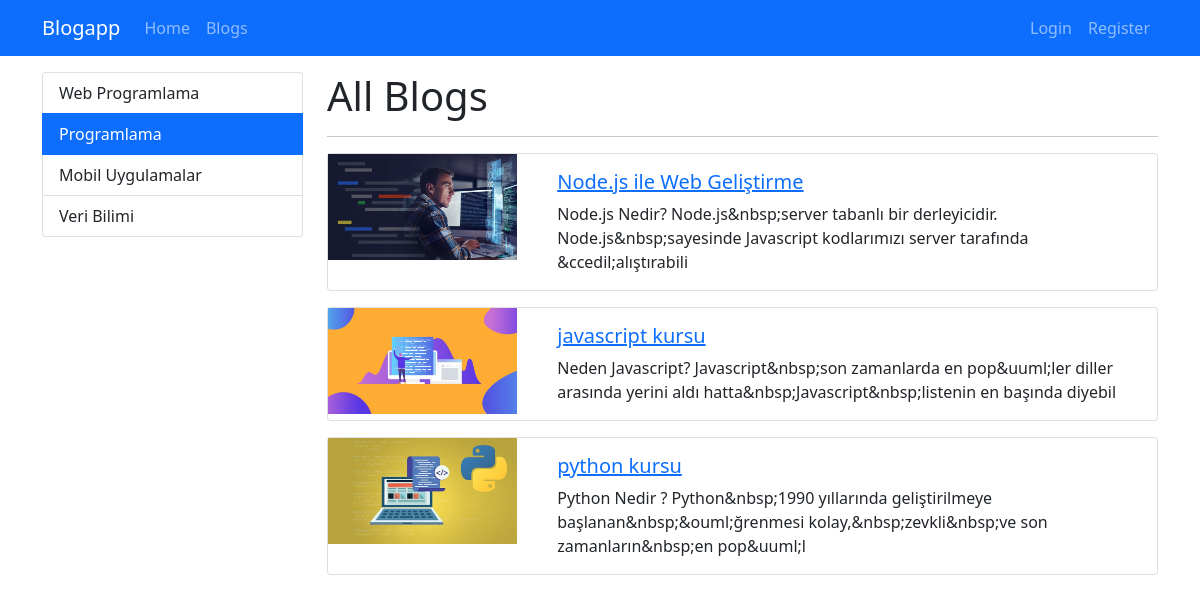
The page /category/programlama on the database its author committed.
### blog/models.py (models this page shows, shortened)
class Category(models.Model):
    name = models.CharField(max_length=150)
    slug = models.SlugField(null=False,blank=True,unique=True,db_index=True,editable=False)

class Blog(models.Model):
    title = models.CharField(max_length=200)
    image = models.ImageField(upload_to="blogs")
    description = RichTextField()
    is_active = models.BooleanField(default=False)
    is_home = models.BooleanField(default=False)
    slug= models.SlugField(null=False,blank=True, unique=True,db_index=True,editable=False)
    categories = models.ManyToManyField(Category, blank=True)

### blog/views.py (the view)
# urls.py: path("category/<slug:slug>", views.blogs_by_category, name="blogs_by_category"),
def blogs_by_category(request, slug):
    context = {
        "blogs": Category.objects.get(slug=slug).blog_set.filter(is_active=True),
        "categories": Category.objects.all(),
        "selected_category": slug
    }
    return render(request, "blog/blogs.html", context)

### blog/templates/blog/blogs.html (shortened to what this page needs)
{% extends "base.html" %}
{% block content %}
<div class="container mt-3">
    <div class="row">
        <div class="col-3">
            {% include 'partials/_categories.html'%}
        </div>
        <div class="col-9">
            <h1>All Blogs</h1>
            <hr>
            {% if blogs|length > 0 %}
                {% for blog in blogs%}
                    {% if blog.is_active%}
                        {% include 'blog/partials/_blog.html'%}
                    {% endif %}
                {% endfor %}
            {% else %}
                <div class="alert alert-warning">No Blog</div>
            {% endif %}
        </div>
    </div>
</div>
{% endblock %}

### templates/partials/_categories.html
<div class="list-group">
    {% for category in categories %}
        {% if category.slug == selected_category %}
            <a class="list-group-item list-group-item-action active" href="{% url 'blogs_by_category' category.slug %}">{{category.name|title}}</a>
        {% else %}
            <a class="list-group-item list-group-item-action" href="{% url 'blogs_by_category' category.slug %}">{{category.name|title}}</a>
        {% endif %}
    {% endfor %}
</div>

### blog/templates/blog/partials/_blog.html
{% load static %}
<div class="card mb-3">
    <div class="row">
        <div class="col md-3">
            <img src="{{ blog.image.url }}" alt="" class="img-fluid">
        </div>
        <div class="col-md-9">
            <div class="card-body">
                <h5 class="card-title">
                    <a href="{% url 'blog_details' blog.slug %}">
                        {{ blog.title }}
                    </a>
                </h5>
                <p class="card-text">{{ blog.description|striptags|slice:"0:150" }}</p>
            </div>
        </div>
    </div>
</div>

### rows shown on the page
Category: name "Web Programlama"
Category: name "Programlama"
Category: name "Mobil Uygulamalar"
Category: name "Veri Bilimi"
Blog: image (picture), title "Node.js ile Web Geliştirme", description "Node.js Nedir? Node.js&nbsp;server tabanlı bir derleyicidir. Node.js&nbsp;sayesinde Javascript kodlarımızı server tarafında &ccedil;alıştırabili"
Blog: image (picture), title "javascript kursu", description "Neden Javascript? Javascript&nbsp;son zamanlarda en pop&uuml;ler diller arasında yerini aldı hatta&nbsp;Javascript&nbsp;listenin en başında diyebil"
Blog: image (picture), title "python kursu", description "Python Nedir ? Python&nbsp;1990 yıllarında geliştirilmeye başlanan&nbsp;&ouml;ğrenmesi kolay,&nbsp;zevkli&nbsp;ve son zamanların&nbsp;en pop&uuml;l"
